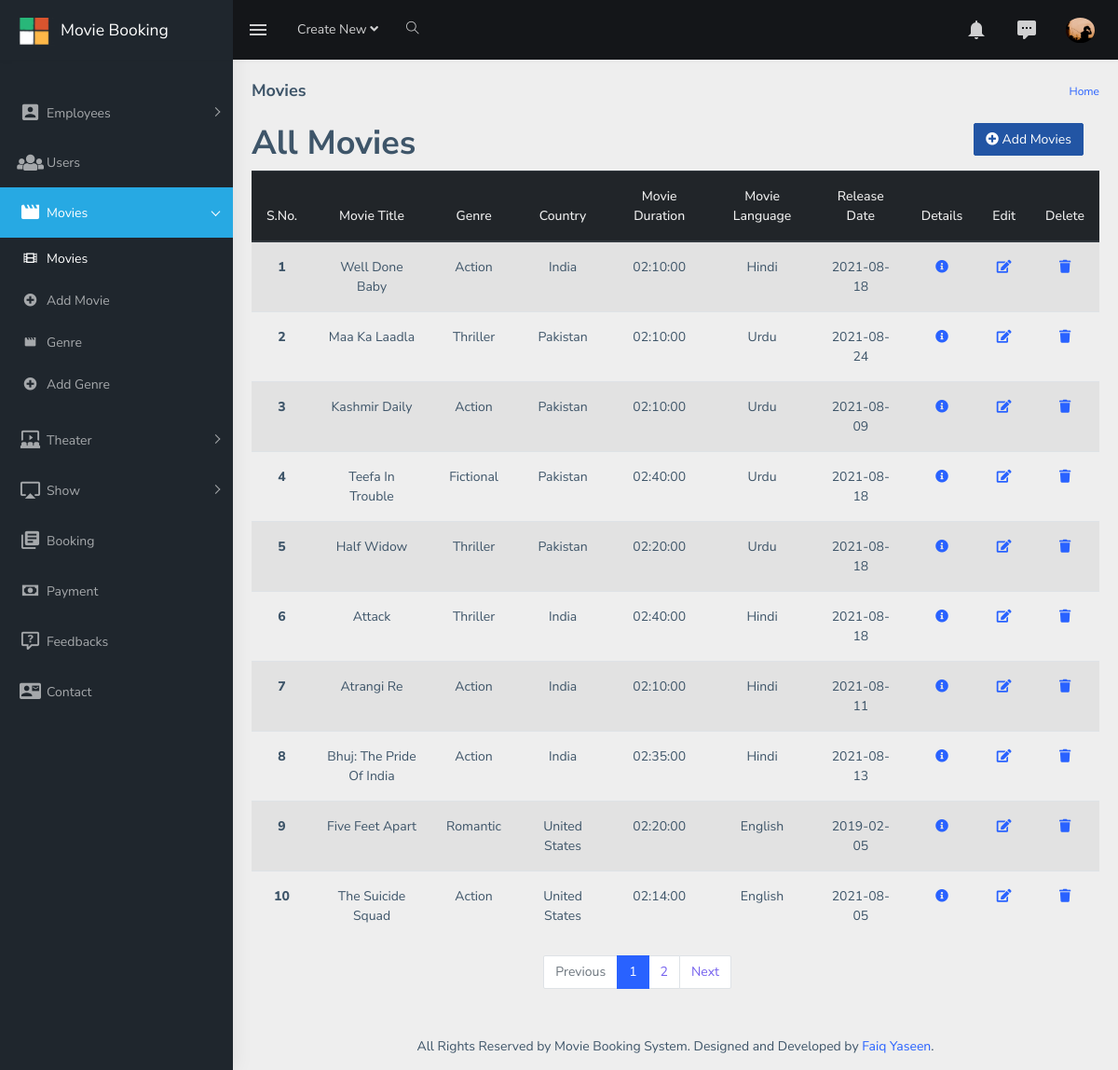
/Movie_Booking/Admin/movies.php (signed in), run on the app's committed database.
### tables this page shows
CREATE TABLE `settings` (
  `id` int(11) NOT NULL,
  `footer` varchar(150) NOT NULL,
  `icon` varchar(100) NOT NULL,
  `logo` varchar(200) NOT NULL,
  `websitename` varchar(30) NOT NULL
);

CREATE TABLE `tbl_emp` (
  `id` int(11) NOT NULL,
  `first_name` varchar(50) NOT NULL,
  `last_name` varchar(50) NOT NULL,
  `username` varchar(50) NOT NULL,
  `dob` date NOT NULL,
  `password` varchar(40) NOT NULL,
  `image` varchar(200) DEFAULT NULL,
  `status` varchar(20) NOT NULL DEFAULT 'Pending',
  `role` int(11) NOT NULL DEFAULT 0
);

CREATE TABLE `movie` (
  `movie_id` int(11) NOT NULL,
  `movie_title` varchar(30) NOT NULL,
  `movie_description` text NOT NULL,
  `movie_duration` time NOT NULL,
  `movie_language` varchar(20) NOT NULL,
  `release_date` date NOT NULL,
  `country` int(20) NOT NULL,
  `gen_id` int(11) NOT NULL,
  `images` varchar(200) NOT NULL,
  `trailer` varchar(200) NOT NULL
);

CREATE TABLE `genre` (
  `gen_id` int(11) NOT NULL,
  `genre` varchar(20) NOT NULL
);

CREATE TABLE `countries` (
  `phone_code` int(5) NOT NULL,
  `country_code` char(2) NOT NULL,
  `country_name` varchar(80) NOT NULL,
  `id` int(11) NOT NULL,
  `continent_name` varchar(30) DEFAULT NULL
);

### Movie_Booking/Admin/movies.php (the view)
<?php
include "header.php";
include "aside.php";
include "page-wrapper.php";
?>
<div class="container-fluid">
    <div class="row">
        <div class="col-md-10">
            <h1 class="">All Movies</h1>
        </div>
        <div class="col-md-2">
            <a class="btn btn-info" href="add-movie.php"><i class="fa fa-plus-circle"></i> Add Movies</a>
        </div>
        <div class="col-md-12">
            <?php
            include "config.php";
            $limit = 10;
            if (isset($_GET['page'])) {
                $page = $_GET['page'];
            } else {
                $page = 1;
            }
            $offset = ($page - 1) * $limit;
            $sql = "SELECT movie.movie_id, movie.movie_title,
                movie.movie_description,movie.movie_duration, movie.movie_language,
                movie.release_date, genre.genre, countries.country_name
                FROM movie LEFT JOIN
                genre ON movie.gen_id = genre.gen_id
                LEFT JOIN countries ON movie.country = countries.id
                ORDER BY movie.movie_id DESC LIMIT {$offset},{$limit}";
            $result = mysqli_query($conn, $sql) or die("query failed");
            if (mysqli_num_rows($result) > 0) {
            ?>
                <table class="table table-striped text-center">
                    <thead class="thead-dark">
                        <th>S.No.</th>
                        <th>Movie Title</th>
                        <th>Genre</th>
                        <th>Country</th>
                        <th>Movie Duration</th>
                        <th>Movie Language</th>
                        <th>Release Date</th>
                        <th>Details</th>
                        <th>Edit</th>
                        <th>Delete</th>
                    </thead>
                    <tbody>
                        <?php
                        $serial = $offset + 1;
                        while ($row = mysqli_fetch_assoc($result)) {
                        ?>
                            <tr>
                                <td class="font-weight-bold"><?php echo $serial; ?></td>
                                <td><?php echo ucwords($row['movie_title']); ?></td>
                                <td><?php echo ucwords($row['genre']); ?></td>
                                <td><?php echo ucwords($row['country_name']); ?></td>
                                <td><?php echo $row['movie_duration']; ?></td>
                                <td><?php echo ucwords($row['movie_language']); ?></td>
                                <td><?php echo $row['release_date']; ?></td>
                                <td class='edit text-center'><a href='movie-detail.php?id=<?php echo $row['movie_id']; ?>'><i class='fa fa-info-circle'></i></a></td>
                                <td class='edit'><a href='update-movie.php?id=<?php echo $row['movie_id']; ?>'><i class='fa fa-edit'></i></a></td>
                                <td class='delete'><a href='delete-movie.php?id=<?php echo $row['movie_id']; ?>'><i class='fa fa-trash'></i></a></td>
                            </tr>
                        <?php
                            $serial++;
                        } ?>
                    </tbody>
                </table>
            <?php } ?>
            <div class="col-md-4 m-auto mt-5">
                <?php
                $sql1 = "SELECT * FROM movie";
                $result1 = mysqli_query($conn, $sql1);
                if (mysqli_num_rows($result1) > 0) {
                    $total_records = mysqli_num_rows($result1);
                    $total_pages = ceil($total_records / $limit);
                    echo "<nav aria-label='...'>
                                <ul class='pagination'>";
                    if ($page > 1) {
                        $prevdisable = "";
                    } else {
                        $prevdisable = "disabled";
                    }
                    echo "<li class='page-item {$prevdisable}'><a class='page-link' href='movies.php?page=" . ($page - 1) . "'>Previous</a></li>";
                    for ($i = 1; $i <= $total_pages; $i++) {
                        if ($i == $page) {
                            $active = "active";
                        } else {
                            $active = "";
                        }
                        echo "<li class='page-item $active'><a class='page-link' href='movies.php?page=" . $i . "'>" . $i . "</a></li>";
                    }
                    if ($total_pages > $page) {
                        $nextdisable = "";
                    } else {
                        $nextdisable = "disabled";
                    }
                    echo "<li class='page-item {$nextdisable}'><a class='page-link' href='movies.php?page=" . ($page + 1) . "'>Next</a></li>";
                    echo "</ul>
                            </nav>";
                }
                ?>
            </div>
        </div>
    </div>
</div>
<?php
include "footer.php";
?>

### Movie_Booking/Admin/header.php (shortened to what this page needs)
<!DOCTYPE html>
<html dir="ltr" lang="en">
<head>
    <link href="Adminlib/assets/libs/flot/css/float-chart.css" rel="stylesheet">
    <link href="Adminlib/dist/css/style.min.css" rel="stylesheet">
</head>
<body>
    <div id="main-wrapper">
        <header class="topbar" data-navbarbg="skin5">
            <nav class="navbar top-navbar navbar-expand-md navbar-dark">
                <div class="navbar-header" data-logobg="skin5">
                    <a class="navbar-brand" href="dashboard.php">
                        <b class="logo-icon p-l-10">
                            <?php
                            include "config.php";
                            $sql = "SELECT * FROM settings";
                            $result = mysqli_query($conn, $sql) or die("query failed");
                            if (mysqli_num_rows($result) > 0) {
                                while ($row = mysqli_fetch_assoc($result)) {
                                    echo "<img src='images/{$row["logo"]}' height='30' width='40' alt='homepage' class='light-logo' />";
                                }
                            }
                            ?>
                        </b>
                        <span class="logo-text">
                            <?php
                            include "config.php";
                            $sql = "SELECT * FROM settings";
                            $result = mysqli_query($conn, $sql) or die("query failed");
                            if (mysqli_num_rows($result) > 0) {
                                while ($row = mysqli_fetch_assoc($result)) {
                                    echo "{$row["websitename"]}";
                                }
                            }
                            ?>
                        </span>
                    </a>
                </div>
                <div class="navbar-collapse collapse" id="navbarSupportedContent" data-navbarbg="skin5">
                    <ul class="navbar-nav float-left mr-auto">
                        <li class="nav-item d-none d-md-block"><a class="nav-link sidebartoggler waves-effect waves-light" href="javascript:void(0)" data-sidebartype="mini-sidebar"><i class="mdi mdi-menu font-24"></i></a></li>
                        <li class="nav-item dropdown">
                            <a class="nav-link dropdown-toggle" href="#" id="navbarDropdown" role="button" data-toggle="dropdown" aria-haspopup="true" aria-expanded="false">
                                <span class="d-none d-md-block">Create New <i class="fa fa-angle-down"></i></span>
                            </a>
                        </li>
                        <li class="nav-item search-box"> <a class="nav-link waves-effect waves-dark" href="javascript:void(0)"><i class="ti-search"></i></a>
                        </li>
                    </ul>
                    <ul class="navbar-nav float-right">
                        <li class="nav-item dropdown">
                            <a class="nav-link dropdown-toggle waves-effect waves-dark" href="" data-toggle="dropdown" aria-haspopup="true" aria-expanded="false"> <i class="mdi mdi-bell font-24"></i>
                            </a>
                        </li>
                        <li class="nav-item dropdown">
                            <a class="nav-link dropdown-toggle waves-effect waves-dark" href="" id="2" data-toggle="dropdown" aria-haspopup="true" aria-expanded="false"> <i class="font-24 mdi mdi-comment-processing"></i>
                            </a>
                        </li>
                        <li class="nav-item dropdown">
                            <?php
                            include "config.php";
                            $sql = "SELECT image FROM tbl_emp WHERE id = {$_SESSION['emp_id']}";
                            $result = mysqli_query($conn, $sql) or die("query failed");
                            ?>
                            <a class="nav-link dropdown-toggle text-muted waves-effect waves-dark pro-pic" href="" data-toggle="dropdown" aria-haspopup="true" aria-expanded="false">
                                <?php while ($row = mysqli_fetch_assoc($result)) {
                                    if (!empty($row['image'])) {
                                        echo "<img src='upload/{$row['image']}' alt='user' class='rounded-circle' width='31'>";
                                    } else {
                                        echo '<img src="Adminlib/assets/images/users/1.jpg" alt="user" class="rounded-circle" width="31">';
                                    }
                                } ?>
                            </a>
                        </li>
                    </ul>
                </div>
            </nav>
        </header>

### Movie_Booking/Admin/footer.php (shortened to what this page needs)
<?php
include "config.php";
$sql = "SELECT * FROM settings";
$result = mysqli_query($conn, $sql) or die("query failed");
if (mysqli_num_rows($result) > 0) {
    while ($row = mysqli_fetch_assoc($result)) {
        echo "<footer class='footer text-center'>
                {$row["footer"]}
            </footer>";
    }
}
?>
</div>
</div>
</body>
</html>

### data on the page
settings: logo (picture), websitename "Movie Booking", footer "All Rights Reserved by Movie Booking System. Designed and Developed by Faiq Yaseen ."
tbl_emp: image (picture)
movie: movie_title "Well Done Baby", gen.genre "Action", country.country_name "India", movie_duration "02:10:00", movie_language "Hindi", release_date "2021-08-18"
movie: movie_title "Maa Ka Laadla", gen.genre "Thriller", country.country_name "Pakistan", movie_duration "02:10:00", movie_language "Urdu", release_date "2021-08-24"
movie: movie_title "Kashmir Daily", gen.genre "Action", country.country_name "Pakistan", movie_duration "02:10:00", movie_language "Urdu", release_date "2021-08-09"
movie: movie_title "Teefa In Trouble", gen.genre "Fictional", country.country_name "Pakistan", movie_duration "02:40:00", movie_language "Urdu", release_date "2021-08-18"
movie: movie_title "Half Widow", gen.genre "Thriller", country.country_name "Pakistan", movie_duration "02:20:00", movie_language "Urdu", release_date "2021-08-18"
movie: movie_title "Attack", gen.genre "Thriller", country.country_name "India", movie_duration "02:40:00", movie_language "Hindi", release_date "2021-08-18"
movie: movie_title "Atrangi Re", gen.genre "Action", country.country_name "India", movie_duration "02:10:00", movie_language "Hindi", release_date "2021-08-11"
movie: movie_title "Bhuj: The Pride Of India", gen.genre "Action", country.country_name "India", movie_duration "02:35:00", movie_language "Hindi", release_date "2021-08-13"
movie: movie_title "Five Feet Apart", gen.genre "Romantic", country.country_name "United States", movie_duration "02:20:00", movie_language "English", release_date "2019-02-05"
movie: movie_title "The Suicide Squad", gen.genre "Action", country.country_name "United States", movie_duration "02:14:00", movie_language "English", release_date "2021-08-05"

### other printed values
$value "Movies"
